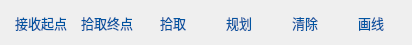
             <widget class="QWidget" name="widget_5" native="true">
              <property name="minimumSize">
               <size>
                <width>0</width>
                <height>45</height>
               </size>
              </property>
              <property name="maximumSize">
               <size>
                <width>1600000</width>
                <height>45</height>
               </size>
              </property>
              <layout class="QHBoxLayout" name="horizontalLayout_41">
               <item>
                <widget class="QPushButton" name="btn_getSP">
                 <property name="styleSheet">
                  <string notr="true">QPushButton { 
    color: rgb(1, 84, 161) ;
    font-size:13px;
    width:60px;
	height:30px;
    border:none;
}
QPushButton:hover{
     color: rgb(1, 84, 161) ;
     font-size:14px;
}
QPushButton:pressed{
	color: rgb(255, 26, 68) ;
	background-color: rgb(170, 255, 0);
}</string>
                 </property>
                 <property name="text">
                  <string>接收起点</string>
                 </property>
                </widget>
               </item>
               <item>
                <widget class="QPushButton" name="btn_getTP">
                 <property name="cursor">
                  <cursorShape>ArrowCursor</cursorShape>
                 </property>
                 <property name="mouseTracking">
                  <bool>false</bool>
                 </property>
                 <property name="focusPolicy">
                  <enum>Qt::StrongFocus</enum>
                 </property>
                 <property name="styleSheet">
                  <string notr="true">QPushButton { 
    color: rgb(1, 84, 161) ;
    font-size:13px;
    width:60px;
	height:30px;
    border:none;
}
QPushButton:hover{
     color: rgb(1, 84, 161) ;
     font-size:14px;
}
QPushButton:pressed{
	color: rgb(255, 26, 68) ;
	background-color: rgb(170, 255, 0);
}</string>
                 </property>
                 <property name="text">
                  <string>拾取终点</string>
                 </property>
                 <property name="flat">
                  <bool>false</bool>
                 </property>
                </widget>
               </item>
               <item>
                <widget class="QPushButton" name="btn_pitch">
                 <property name="styleSheet">
                  <string notr="true">QPushButton { 
    color: rgb(1, 84, 161) ;
    font-size:13px;
    width:60px;
	height:30px;
    border:none;

}
QPushButton:hover{
     color: rgb(1, 84, 161) ;
     font-size:14px;
}
QPushButton:pressed{
	color: rgb(255, 26, 68) ;
	background-color: rgb(170, 255, 0);
}</string>
                 </property>
                 <property name="text">
                  <string>拾取</string>
                 </property>
                </widget>
               </item>
               <item>
                <widget class="QPushButton" name="btn_plan">
                 <property name="styleSheet">
                  <string notr="true">QPushButton { 
    color: rgb(1, 84, 161) ;
    font-size:13px;
    width:60px;
	height:30px;
    border:none;
}
QPushButton:hover{
     color: rgb(1, 84, 161) ;
     font-size:14px;
}
QPushButton:pressed{
	color: rgb(255, 26, 68) ;
	background-color: rgb(170, 255, 0);
}</string>
                 </property>
                 <property name="text">
                  <string>规划</string>
                 </property>
                </widget>
               </item>
               <item>
                <widget class="QPushButton" name="btn_clear">
                 <property name="styleSheet">
                  <string notr="true">QPushButton { 
    color: rgb(1, 84, 161) ;
    font-size:13px;
    width:60px;
	height:30px;
    border:none;
}
QPushButton:hover{
     color: rgb(1, 84, 161) ;
     font-size:14px;
}
QPushButton:pressed{
	color: rgb(255, 26, 68) ;
	background-color: rgb(170, 255, 0);
}</string>
                 </property>
                 <property name="text">
                  <string>清除</string>
                 </property>
                </widget>
               </item>
               <item>
                <widget class="QPushButton" name="btn_draw">
                 <property name="styleSheet">
                  <string notr="true">QPushButton { 
    color: rgb(1, 84, 161) ;
    font-size:13px;
    width:60px;
	height:30px;
    border:none;
}
QPushButton:hover{
     color: rgb(1, 84, 161) ;
     font-size:14px;
}
QPushButton:pressed{
	color: rgb(255, 26, 68) ;
	background-color: rgb(170, 255, 0);
}</string>
                 </property>
                 <property name="text">
                  <string>画线</string>
                 </property>
                </widget>
               </item>
              </layout>
             </widget>
